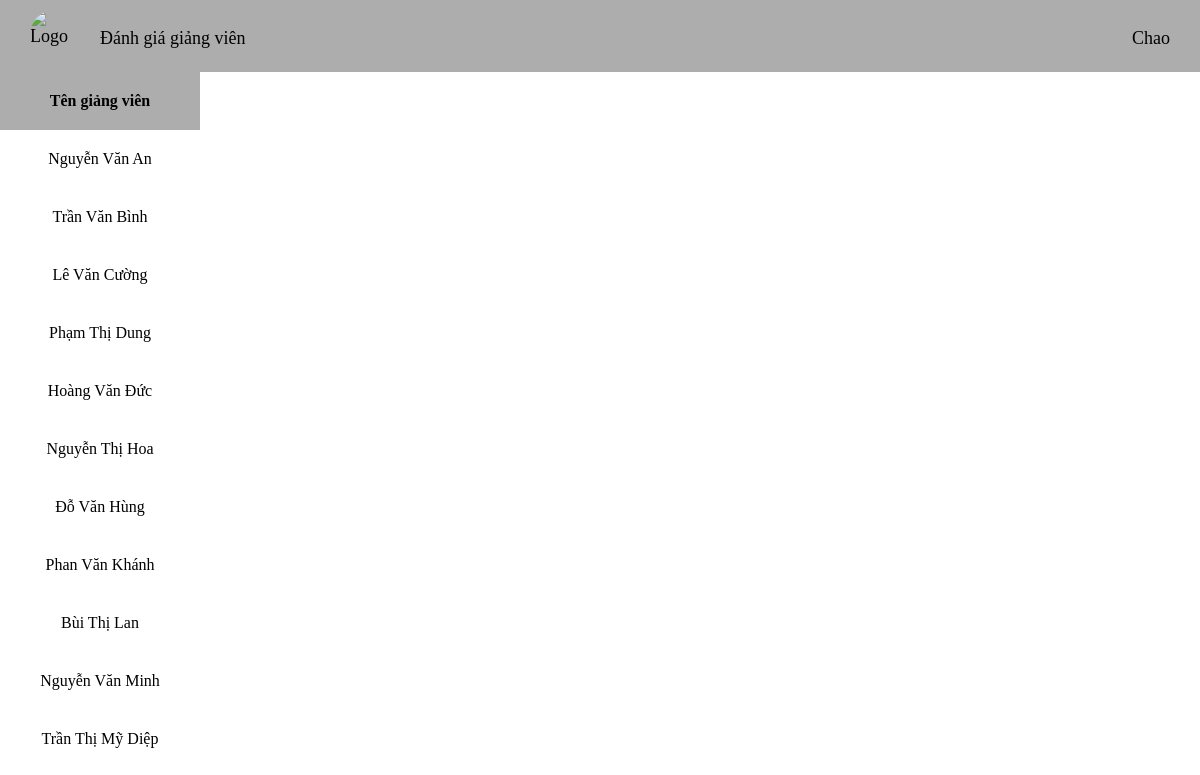
The page /giang_vien/ on the database its author committed.
### tables this page shows
CREATE TABLE "HocPhan" (
	"ma_hoc_phan"	TEXT,
	"ten_hoc_phan"	TEXT,
	"ma_giang_vien"	TEXT,
	"ten_giang_vien"	TEXT,
	PRIMARY KEY("ma_hoc_phan")
);

### Đánh giá giảng viên/giangvien1/views.py (the view)
@gv_bp.route('/')
def giang_vien():
       conn = sqlite3.connect(data)
       cur = conn.cursor()
       cur.execute("SELECT DISTINCT ten_giang_vien FROM HocPhan")
       gv = cur.fetchall()
       return render_template("giang_vien1.html", data = gv)

### Đánh giá giảng viên/Templates/giang_vien1.html (shortened to what this page needs)
{% extends "base.html" %}
{% block content %}
<div class="container">
    <div class="left">
        <p><b>Tên giảng viên</b></p>
        {% for gv in data %}
            <a href="{{ url_for('gv.chitiet', ten_giang_vien=gv[0]) }}" class="ten-giang-vien">
                {{ gv[0] }}
            </a>
        {% endfor %}
    </div>
    <div class="right">
    </div>
</div>
{% endblock %}

### Đánh giá giảng viên/Static/style.css (style rules this page uses)
body { margin: 0px; }
.container { display: flex; }
.left { border: 1px; width: 200px; height: 89vh; text-align: center; overflow-y: auto; }
.left p { margin: 0; padding: 20px; top: 0px; background-color: #adadad; position: sticky; }
.left a { display: block; text-decoration: none; padding: 20px; color: black; }
.right { width:70%; margin: 0px auto; }

### rows shown on the page
HocPhan: ten_giang_vien "Nguyễn Văn An"
HocPhan: ten_giang_vien "Trần Văn Bình"
HocPhan: ten_giang_vien "Lê Văn Cường"
HocPhan: ten_giang_vien "Phạm Thị Dung"
HocPhan: ten_giang_vien "Hoàng Văn Đức"
HocPhan: ten_giang_vien "Nguyễn Thị Hoa"
HocPhan: ten_giang_vien "Đỗ Văn Hùng"
HocPhan: ten_giang_vien "Phan Văn Khánh"
HocPhan: ten_giang_vien "Bùi Thị Lan"
HocPhan: ten_giang_vien "Nguyễn Văn Minh"
HocPhan: ten_giang_vien "Trần Thị Mỹ Diệp"
